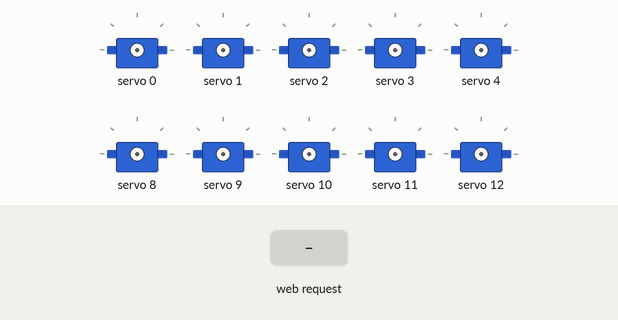
Recording of a sketch running on a simulated ESP32. On the bench: 10 × servo. The test bench sets the inputs (shaded band). WiFi joins after 1.5 s; servers stay silent unless stated; what the sketch prints to the serial monitor is not drawn.

Above: at 3.2 s.
3.3 s: HTTP request GET /demo1 received
At 6.1 s:
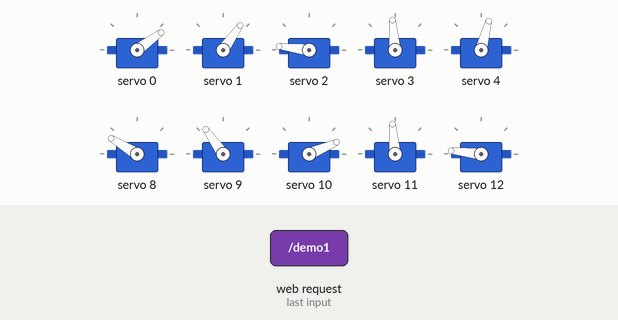
6.3 s: HTTP request GET /calibrate90 received
At 8.6 s:
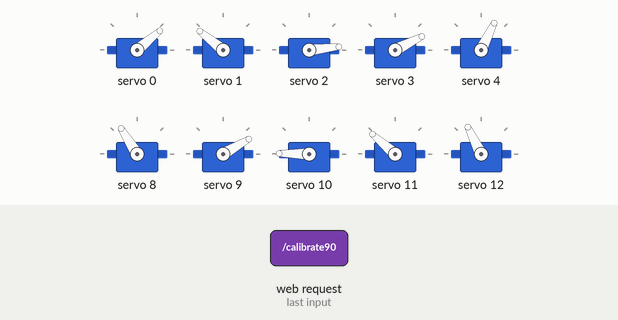
8.9 s: HTTP request GET /basepose received
At 11.3 s:
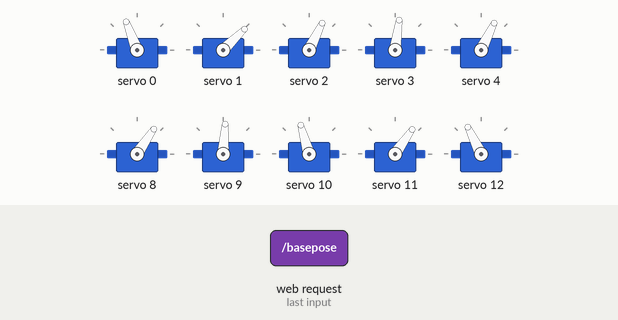
11.9 s: HTTP request GET /basepose?channel=1 received
At 14.1 s:
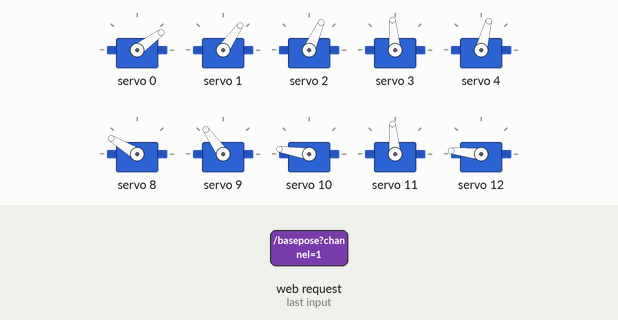
14.9 s: HTTP request GET /basepose?channel=0 received
At 17.7 s:
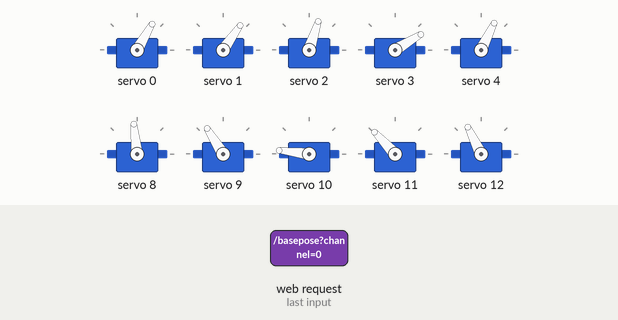
17.9 s: HTTP request GET /calibrate90?channel=1 received
At 20.4 s:
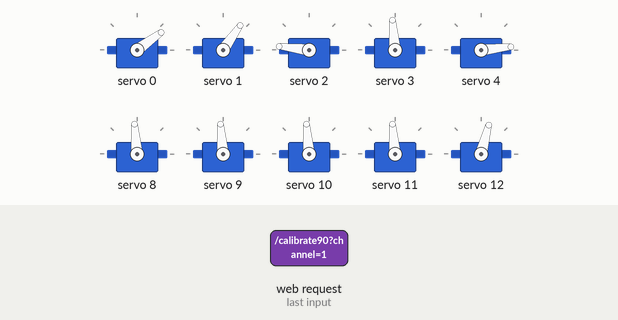
Timing chart, 0 to 20.5 s (numbered marks = the images above; inputs shaded):
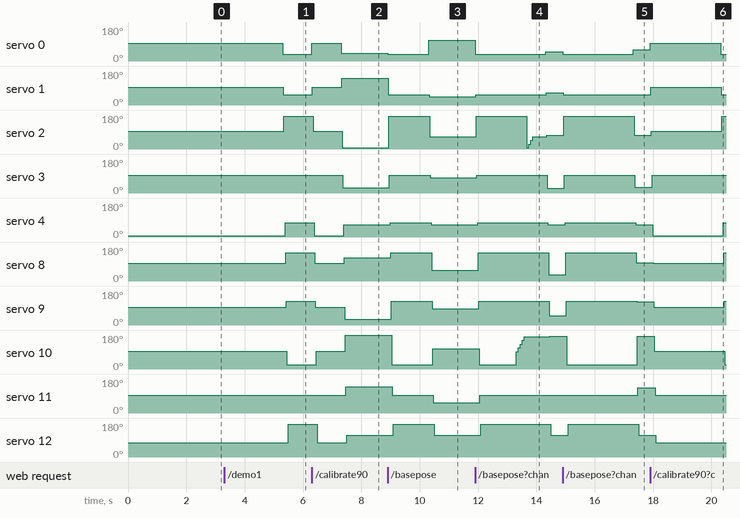

Measured:
- after the input at 3.3 s, servo 0: 95° → 36° after 2.0 s; servo 1: 95° → 55° after 2.0 s; servo 2: 95° → 173° after 2.0 s; servo 4: 6° → 75° after 2.1 s; servo 8: 95° → 149° after 2.1 s
- after the input at 6.3 s, servo 0: 36° → 95° at once, → 40° 1.0 s later; servo 1: 55° → 95° at once, → 141° 1.0 s later; servo 2: 173° → 95° at once, → 6° 1.0 s later; servo 4: 75° → 6° after 0.08 s, → 64° 1.0 s later; servo 8: 149° → 95° after 0.10 s, → 122° 1.0 s later
- after the input at 8.9 s, servo 0: 40° → 36° at once, → 111° 1.4 s later; servo 1: 141° → 55° at once, → 44° 1.4 s later; servo 2: 6° → 173° at once, → 64° 1.4 s later; servo 3: 27° → 95° after 0.06 s, → 82° 1.4 s later; servo 4: 64° → 75° after 0.08 s, → 64° 1.4 s later
- after the input at 11.9 s, servo 0: 111° → 36° at once, → 48° 2.4 s later; servo 1: 44° → 55° at once, → 64° 2.4 s later; servo 3: 82° → 95° after 0.06 s, → 25° 2.4 s later; servo 4: 64° → 75° after 0.08 s, → 64° 2.4 s later; servo 8: 56° → 149° after 0.10 s, → 32° 2.4 s later
- after the input at 14.9 s, servo 0: 48° → 36° at once, → 60° 2.4 s later; servo 1: 64° → 55° after 0.02 s instead of 2.4 s; servo 2: 72° → 173° at once, → 72° 2.4 s later; servo 3: 25° → 95° after 0.06 s, → 31° 2.4 s later; servo 4: 64° → 75° after 0.08 s, → 64° 2.4 s later
- after the input at 17.9 s, servo 0: 60° → 95° at once, → 36° 2.4 s later; servo 1: 55° → 95° at once, → 55° 2.4 s later; servo 2: 72° → 95° at once, → 173° 2.4 s later; servo 3: 31° → 95° after 0.06 s instead of 2.5 s; servo 4: 64° → 6° after 0.08 s, → 75° 2.4 s later

The sketch:

FinalArmsTOday.ino
```cpp
#include <WiFi.h>
#include <Wire.h>
#include <Adafruit_PWMServoDriver.h>
#include <WebServer.h>

// Initialize the PCA9685
Adafruit_PWMServoDriver pca = Adafruit_PWMServoDriver(0x40);

// WiFi credentials
const char* ssid = "SpectrumSetup-DD";
const char* password = "jeansrocket543";

// Web server running on port 80
WebServer server(80);

#define SERVOMIN  150 // Minimum pulse length out of 4096
#define SERVOMAX  600 // Maximum pulse length out of 4096

// Demo control variables
bool demoRunning = false;
int demoNumber = 0;
int demoStep = 0;
unsigned long demoTimer = 0;

// Current angles of the servos
int leftShoulderA_Angle = 90;
int leftShoulderB_Angle = 90;
int leftWristA_Angle = 90;
int leftWristB_Angle = 90;
int leftClaw_Angle = 70; // Adjusted for closed position

int rightShoulderA_Angle = 90;
int rightShoulderB_Angle = 90;
int rightWristA_Angle = 90;
int rightWristB_Angle = 90;
int rightClaw_Angle = 170; // Adjusted for closed position

// Function to set servo angle with a delay to prevent overheating
void setServoAngle(int channel, int angle) {
    uint16_t pulse = map(angle, 0, 180, SERVOMIN, SERVOMAX);
    pca.setPWM(channel, 0, pulse);
    delay(20);  // Add a small delay between movements to reduce load on servos
}

// Function to smoothly move the servos over time
void moveServoSmooth(int channel, int startAngle, int endAngle, int stepDelay, int stepSize) {
    int currentAngle = startAngle;
    if (startAngle < endAngle) {
        for (int angle = startAngle; angle <= endAngle; angle += stepSize) {
            setServoAngle(channel, angle);
            delay(stepDelay);
        }
    } else {
        for (int angle = startAngle; angle >= endAngle; angle -= stepSize) {
            setServoAngle(channel, angle);
            delay(stepDelay);
        }
    }
}

// Function to update the left arm
void updateLeftArm() {
    setServoAngle(0, leftShoulderA_Angle);
    setServoAngle(1, leftShoulderB_Angle);
    setServoAngle(2, leftWristA_Angle);
    setServoAngle(3, leftWristB_Angle);
    setServoAngle(4, leftClaw_Angle);
}

// Function to update the right arm
void updateRightArm() {
    setServoAngle(8, rightShoulderA_Angle);
    setServoAngle(9, rightShoulderB_Angle);
    setServoAngle(10, rightWristA_Angle);
    setServoAngle(11, rightWristB_Angle);
    setServoAngle(12, rightClaw_Angle);
}

// Function to move servos to base pose
void moveToBasePose() {
    leftShoulderA_Angle = 30;
    leftShoulderB_Angle = 49;
    leftWristA_Angle = 169;
    leftWristB_Angle = 90;
    leftClaw_Angle = 70; // Left claw closed

    rightShoulderA_Angle = 145;
    rightShoulderB_Angle = 120;
    rightWristA_Angle = 17;
    rightWristB_Angle = 90;
    rightClaw_Angle = 170; // Right claw closed

    updateLeftArm();
    updateRightArm();
}

// Function to calibrate all servos to 90 degrees
void calibrateTo90() {
    leftShoulderA_Angle = 90;
    leftShoulderB_Angle = 90;
    leftWristA_Angle = 90;
    leftWristB_Angle = 90;
    leftClaw_Angle = 0; // Left claw open (-10 might be overkill but can adjust later)

    rightShoulderA_Angle = 90;
    rightShoulderB_Angle = 90;
    rightWristA_Angle = 90;
    rightWristB_Angle = 90;
    rightClaw_Angle = 70; // Right claw open

    updateLeftArm();
    updateRightArm();
}

// Handle root URL "/"
void handleRoot() {
    String html = "<html>\
    <head>\
    <title>Servo Control</title>\
    <meta name='viewport' content='width=device-width, initial-scale=1'>\
    <style>\
    body { font-family: Arial, sans-serif; text-align: center; background-color: #282c34; color: white; }\
    .container { margin: 20px auto; max-width: 800px; text-align: left; }\
    h1 { font-size: 24px; }\
    .section { margin-bottom: 30px; }\
    .label { font-size: 18px; margin-right: 10px; display: inline-block; width: 150px; }\
    .slider-container { margin-bottom: 15px; }\
    .angle { font-size: 16px; display: inline-block; width: 50px; }\
    .slider { width: 70%; }\
    .button { padding: 10px 20px; margin: 20px 0; font-size: 20px; border: none; cursor: pointer; transition: background-color 0.3s, transform 0.2s; }\
    .button:hover { background-color: #61dafb; transform: scale(1.1); }\
    </style>\
    </head>\
    <body>\
    <div class='container'>\
    <h1>Robot Arm Control</h1>\
    <button class='button' onclick=\"sendRequest('/basepose')\">Move to Base Pose</button>\
    <button class='button' onclick=\"sendRequest('/calibrate90')\">Calibrate to 90°</button>\
    <button class='button' onclick=\"sendRequest('/demo1')\">Run Demo 1</button>\
    <div class='section'>\
    <h2>Left Arm</h2>\
    <div class='slider-container'>\
    <label class='label'>Shoulder A</label>\
    <input type='range' min='0' max='180' value='90' class='slider' id='servo0' onchange=\"updateServo(0, this.value)\">\
    <span class='angle' id='angle0'>90°</span>\
    </div>\
    <div class='slider-container'>\
    <label class='label'>Shoulder B</label>\
    <input type='range' min='0' max='180' value='90' class='slider' id='servo1' onchange=\"updateServo(1, this.value)\">\
    <span class='angle' id='angle1'>90°</span>\
    </div>\
    <div class='slider-container'>\
    <label class='label'>Wrist A</label>\
    <input type='range' min='0' max='180' value='90' class='slider' id='servo2' onchange=\"updateServo(2, this.value)\">\
    <span class='angle' id='angle2'>90°</span>\
    </div>\
    <div class='slider-container'>\
    <label class='label'>Wrist B</label>\
    <input type='range' min='0' max='180' value='90' class='slider' id='servo3' onchange=\"updateServo(3, this.value)\">\
    <span class='angle' id='angle3'>90°</span>\
    </div>\
    <div class='slider-container'>\
    <label class='label'>Claw</label>\
    <input type='range' min='-10' max='70' value='70' class='slider' id='servo4' onchange=\"updateServo(4, this.value)\">\
    <span class='angle' id='angle4'>70° (Closed)</span>\
    </div>\
    </div>\
    <div class='section'>\
    <h2>Right Arm</h2>\
    <div class='slider-container'>\
    <label class='label'>Shoulder A</label>\
    <input type='range' min='0' max='180' value='90' class='slider' id='servo8' onchange=\"updateServo(8, this.value)\">\
    <span class='angle' id='angle8'>90°</span>\
    </div>\
    <div class='slider-container'>\
    <label class='label'>Shoulder B</label>\
    <input type='range' min='0' max='180' value='90' class='slider' id='servo9' onchange=\"updateServo(9, this.value)\">\
    <span class='angle' id='angle9'>90°</span>\
    </div>\
    <div class='slider-container'>\
    <label class='label'>Wrist A</label>\
    <input type='range' min='0' max='180' value='90' class='slider' id='servo10' onchange=\"updateServo(10, this.value)\">\
    <span class='angle' id='angle10'>90°</span>\
    </div>\
    <div class='slider-container'>\
    <label class='label'>Wrist B</label>\
    <input type='range' min='0' max='180' value='90' class='slider' id='servo11' onchange=\"updateServo(11, this.value)\">\
    <span class='angle' id='angle11'>90°</span>\
    </div>\
    <div class='slider-container'>\
    <label class='label'>Claw</label>\
    <input type='range' min='70' max='170' value='170' class='slider' id='servo12' onchange=\"updateServo(12, this.value)\">\
    <span class='angle' id='angle12'>170° (Closed)</span>\
    </div>\
    </div>\
    </div>\
    <script>\
    function sendRequest(endpoint) {\
        fetch(endpoint)\
            .then(response => {\
                console.log('Request sent to ' + endpoint);\
            })\
            .catch(err => {\
                console.error('Error:', err);\
            });\
    }\
    function updateServo(channel, angle) {\
        document.getElementById('angle' + channel).innerText = angle + '°';\
        fetch(`/moveServo?channel=${channel}&angle=${angle}`);\
    }\
    </script>\
    </body>\
    </html>";
    server.send(200, "text/html", html);
}

// Handle base pose request
void handleBasePose() {
    moveToBasePose();
    server.send(200, "text/plain", "Moved to base pose");
}

// Handle calibrate to 90 request
void handleCalibrate90() {
    calibrateTo90();
    server.send(200, "text/plain", "Calibrated all servos to 90 degrees");
}

// Handle demo request
void handleDemo1() {
    if (!demoRunning) {
        demoRunning = true;
        demoNumber = 1;
        demoStep = 0;
        demoTimer = millis();
        server.send(200, "text/plain", "Demo 1 started");
    } else {
        server.send(200, "text/plain", "Demo already running");
    }
}

// Handle move servo request
void handleMoveServo() {
    if (server.hasArg("channel") && server.hasArg("angle")) {
        int channel = server.arg("channel").toInt();
        int angle = server.arg("angle").toInt();

        // Update the specific servo based on channel
        if (channel >= 0 && channel <= 4) {
            switch (channel) {
                case 0: leftShoulderA_Angle = angle; break;
                case 1: leftShoulderB_Angle = angle; break;
                case 2: leftWristA_Angle = angle; break;
                case 3: leftWristB_Angle = angle; break;
                case 4: leftClaw_Angle = angle; break;
            }
            updateLeftArm();
        } else if (channel >= 8 && channel <= 12) {
            switch (channel) {
                case 8: rightShoulderA_Angle = angle; break;
                case 9: rightShoulderB_Angle = angle; break;
                case 10: rightWristA_Angle = angle; break;
                case 11: rightWristB_Angle = angle; break;
                case 12: rightClaw_Angle = angle; break;
            }
            updateRightArm();
        }

        server.send(200, "text/plain", "Moved servo");
    } else {
        server.send(400, "text/plain", "Invalid request");
    }
}

// Demo sequence handler
void demoSequence() {
    unsigned long currentMillis = millis();
    if (demoRunning && demoNumber == 1) {
        switch (demoStep) {
            case 0: // Move to Calibrate Pose
                calibrateTo90();
                demoStep++;
                demoTimer = currentMillis;
                break;
            case 1: // Pause
                if (currentMillis - demoTimer > 2000) {
                    demoStep++;
                }
                break;
            case 2: // Move to Base Pose
                moveToBasePose();
                demoStep++;
                demoTimer = currentMillis;
                break;
            case 3: // Pause
                if (currentMillis - demoTimer > 2000) {
                    demoStep++;
                }
                break;
            case 4: // Move to Picture 1 Pose
                // Set angles for Picture 1 (as per image 1)
                leftShoulderA_Angle = 34;
                leftShoulderB_Angle = 136;
                leftWristA_Angle = 0;
                leftWristB_Angle = 21;
                leftClaw_Angle = 58;

                rightShoulderA_Angle = 117;
                rightShoulderB_Angle = 24;
                rightWristA_Angle = 175;
                rightWristB_Angle = 135;
                rightClaw_Angle = 111;

                updateLeftArm();
                updateRightArm();
                demoStep++;
                demoTimer = currentMillis;
                break;
            case 5: // Pause
                if (currentMillis - demoTimer > 3000) {
                    demoStep++;
                }
                break;
            case 6: // Move to Picture 2 Pose
                // Set angles for Picture 2 (as per image 2)
                leftShoulderA_Angle = 106;
                leftShoulderB_Angle = 38;
                leftWristA_Angle = 58;
                leftWristB_Angle = 77;
                leftClaw_Angle = 58;

                rightShoulderA_Angle = 50;
                rightShoulderB_Angle = 81;
                rightWristA_Angle = 101;
                rightWristB_Angle = 49;
                rightClaw_Angle = 111;

                updateLeftArm();
                updateRightArm();
                demoStep++;
                demoTimer = currentMillis;
                break;
            case 7: // Pause
                if (currentMillis - demoTimer > 3000) {
                    demoStep++;
                }
                break;
            case 8: // Move wrists back and forth
                moveServoSmooth(10, 87, 175, 50, 20); // Right Wrist A
                moveServoSmooth(2, 0, 67, 50, 20);    // Left Wrist A
                demoStep++;
                demoTimer = currentMillis;
                break;
            case 9: // Pause
                if (currentMillis - demoTimer > 1000) {
                    demoStep++;
                }
                break;
            case 10: // Move to Picture 3 Pose
                // Set angles for Picture 3 (as per image 3)
                leftShoulderA_Angle = 42;
                leftShoulderB_Angle = 59;
                leftWristA_Angle = 67;
                leftWristB_Angle = 19;
                leftClaw_Angle = 58;

                rightShoulderA_Angle = 26;
                rightShoulderB_Angle = 44;
                rightWristA_Angle = 169;
                rightWristB_Angle = 90;
                rightClaw_Angle = 111;

                updateLeftArm();
                updateRightArm();
                demoStep++;
                demoTimer = currentMillis;
                break;
            case 11: // Pause
                if (currentMillis - demoTimer > 3000) {
                    demoStep++;
                }
                break;
            case 12: // Move to Picture 4 Pose
                // Set angles for Picture 4 (as per image 4)
                leftShoulderA_Angle = 54;
                leftShoulderB_Angle = 49;
                leftWristA_Angle = 67;
                leftWristB_Angle = 25;
                leftClaw_Angle = 58;

                rightShoulderA_Angle = 91;
                rightShoulderB_Angle = 117;
                rightWristA_Angle = 169;
                rightWristB_Angle = 129;
                rightClaw_Angle = 111;

                updateLeftArm();
                updateRightArm();
                demoStep++;
                demoTimer = currentMillis;
                break;
            case 13: // Pause
                if (currentMillis - demoTimer > 3000) {
                    demoStep++;
                }
                break;
            case 14: // Return to Base Pose
                moveToBasePose();
                demoStep++;
                demoTimer = currentMillis;
                break;
            case 15: // Pause before calibrating to 90
                if (currentMillis - demoTimer > 2000) {
                    calibrateTo90();
                    demoRunning = false;
                }
                break;
        }
    }
}

void setup() {
    Serial.begin(115200);

    // Initialize PCA9685
    pca.begin();
    pca.setPWMFreq(60);  // Analog servos run at ~60 Hz updates

    // Connect to WiFi
    WiFi.begin(ssid, password);
    while (WiFi.status() != WL_CONNECTED) {
        delay(1000);
        Serial.println("Connecting to WiFi...");
    }
    Serial.println("Connected to WiFi");
    Serial.print("IP address: ");
    Serial.println(WiFi.localIP());

    // Define web server routes
    server.on("/", handleRoot);
    server.on("/basepose", handleBasePose);
    server.on("/calibrate90", handleCalibrate90);
    server.on("/demo1", handleDemo1);
    server.on("/moveServo", handleMoveServo);

    // Start the server
    server.begin();
    Serial.println("Server started");
}

void loop() {
    server.handleClient();
    demoSequence(); // Continuously check and update the demo sequence
}
```
